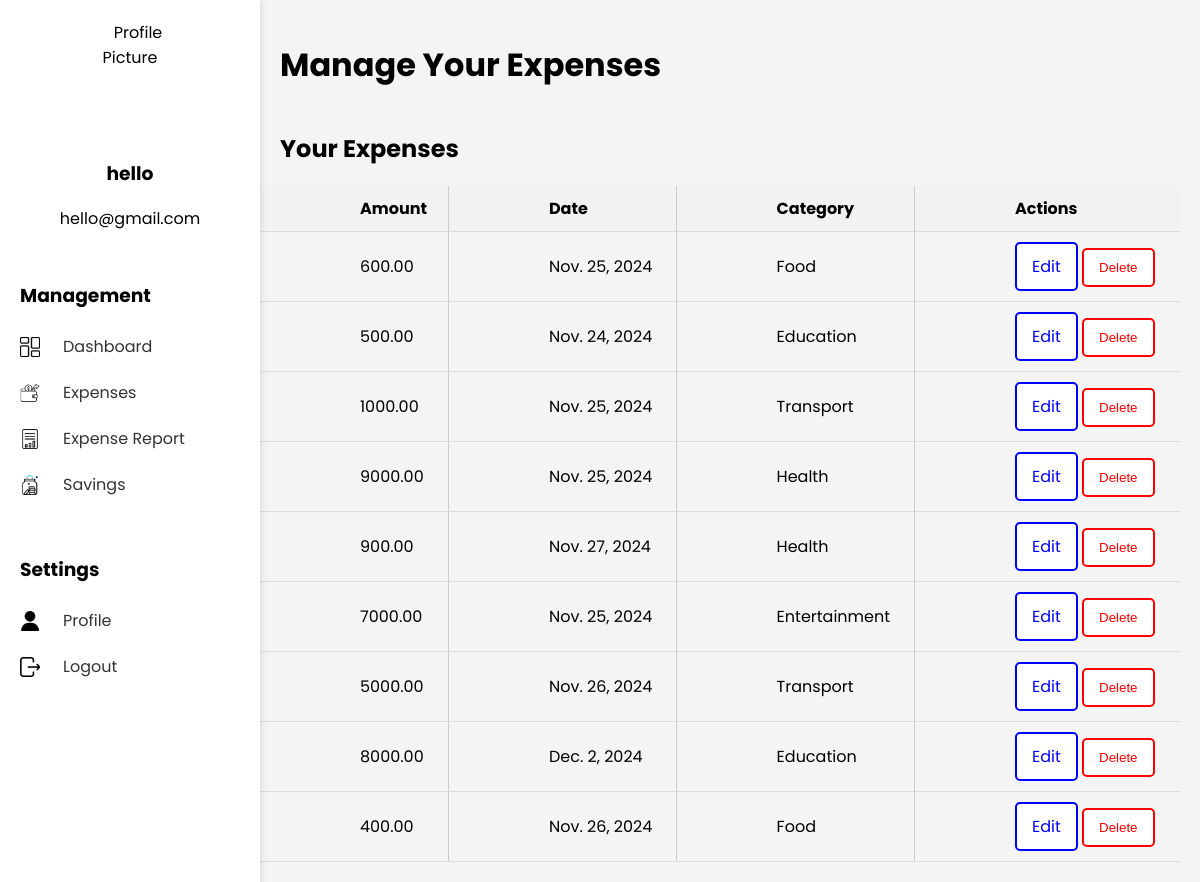
Before: /ExpenseSystem/manage_expense/ (signed in) with the older database file.
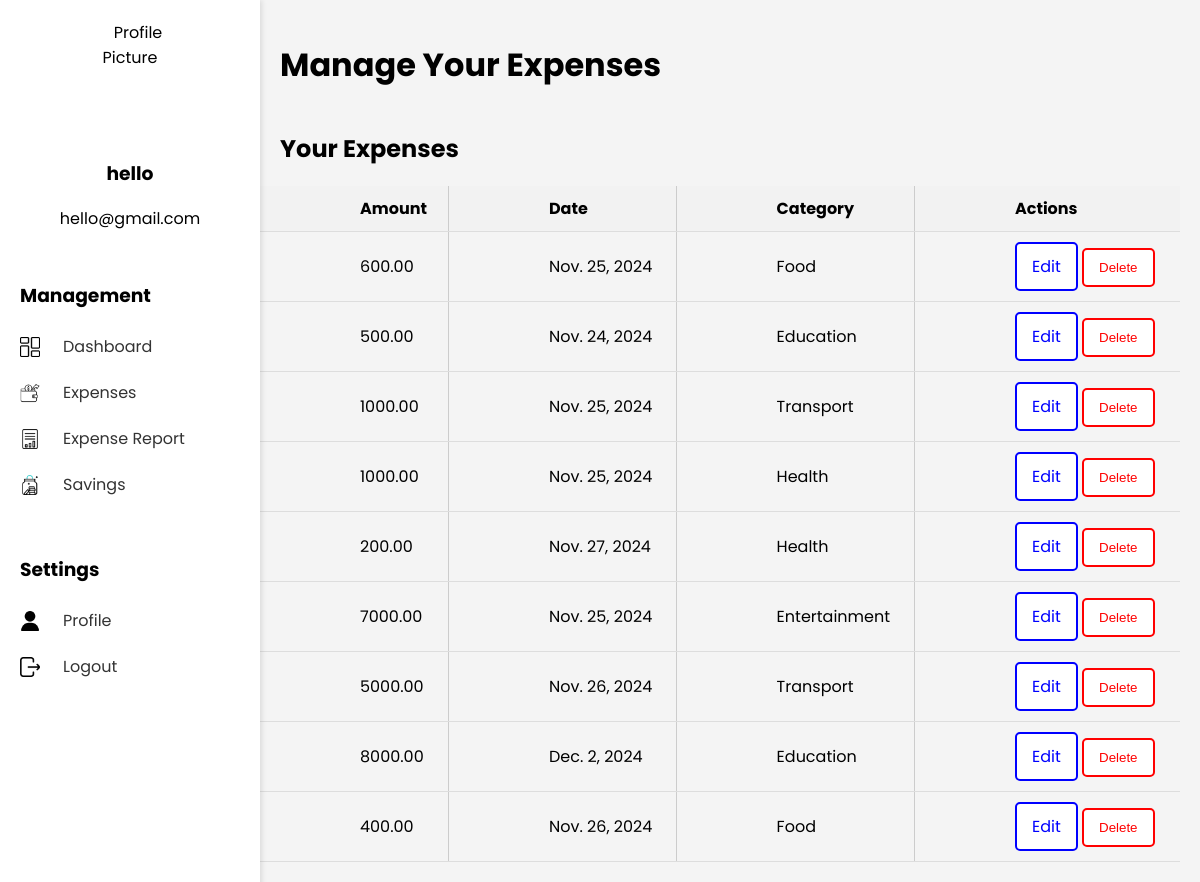
After: the same page with the newer database file.
### ExpenseSystem/models.py (models this page shows, shortened)
class Expense(models.Model):
    amount = models.DecimalField(max_digits=10, decimal_places=2)
    date = models.DateField()
    category = models.ForeignKey(Category, on_delete=models.CASCADE)
    user = models.ForeignKey(User, on_delete=models.CASCADE)
    description = models.TextField(null=True, blank=True)  # Add the description field

class Category(models.Model):
    name = models.CharField(max_length=255)

### ExpenseSystem/views.py (the view)
# urls.py: path('manage_expense/', views.manage_expense, name='manage_expense'),
@login_required
def manage_expense(request):
    expenses = Expense.objects.all()
    return render(request, 'manage_expense.html', {'expenses': expenses})

### ExpenseSystem/templates/manage_expense.html (shortened to what this page needs)
<!DOCTYPE html>
<html lang="en">
<head>
    {% load static %}
    <link rel="stylesheet" href="{% static 'manageexpense.css' %}">
</head>
<body>
    {% include 'sidebar.html' %}
    <div class="main-dashboard">
        <div class="header">
            <h1>Manage Your Expenses</h1>
        </div>
        <div class="expense-list background-box">
            <h2>Your Expenses</h2>
            <table>
                <thead>
                    <tr>
                        <th>Amount</th>
                        <th>Date</th>
                        <th>Category</th>
                        <th>Actions</th>
                    </tr>
                </thead>
                <tbody>
                    {% for expense in expenses %}
                    <tr>
                        <td>{{ expense.amount }}</td>
                        <td>{{ expense.date }}</td>
                        <td>{{ expense.category.name }}</td>
                        <td>
                            <a href="{% url 'edit_expense' expense.id %}" class="btn btn-edit">Edit</a>
                            <form method="POST" action="{% url 'delete_expense' expense.id %}" style="display:inline;">
                                <button type="submit" class="btn btn-delete">Delete</button>
                            </form>
                        </td>
                    </tr>
                    {% empty %}
                    <tr>
                        <td colspan="4">No expenses recorded.</td>
                    </tr>
                    {% endfor %}
                </tbody>
            </table>
        </div>
    </div>
</body>
</html>

### ExpenseSystem/templates/sidebar.html
{% load static %}
<div class="sidebar">
    <div class="profile-section">
        <link rel="stylesheet" href="{% static 'sidebar.css' %}">
        <img src="{% static 'huh.jpg' %}" alt="Profile Picture" />
        <h3>{{ user.username }}</h3>
        <p>{{ user.email }}</p>
    </div>
    <div class="management-section">
        <h3>Management</h3>
        <ul>
            <li class="{% if request.resolver_match.url_name == 'dashboard' %}active{% endif %}">
                <img src="{% static 'dashboard.png' %}" alt="Dashboard Icon" class="sidebar-icon">
                <a href="{% url 'dashboard' %}">Dashboard</a>
            </li>
            <li class="{% if request.resolver_match.url_name == 'add_expense' %}active{% endif %}">
                <img src="{% static 'expenses.png' %}" alt="Add Expenses Icon" class="sidebar-icon">
                <a href="{% url 'add_expense' %}">Expenses</a>
            </li>
            <li class="{% if request.resolver_match.url_name == 'expense_report' %}active{% endif %}">
                <img src="{% static 'add_report.png' %}" alt="Expense Report Icon" class="sidebar-icon">
                <a href="{% url 'expense_report' %}">Expense Report</a>
            </li>
            <li class="{% if request.resolver_match.url_name == 'savings' %}active{% endif %}">
                <img src="{% static 'add_savings.png' %}" alt="Savings Icon" class="sidebar-icon">
                <a href="#">Savings</a>
            </li>
        </ul>
    </div>
    <div class="settings-section">
        <h3>Settings</h3>
        <ul>
            <li class="{% if request.resolver_match.url_name == 'user_profile' %}active{% endif %}">
                <img src="{% static 'user.png' %}" alt="User Icon" class="sidebar-icon">
                <a href="{% url 'user_profile' %}">Profile</a>
            </li>
            <li><img src="{% static 'exit.png' %}" alt="Logout Icon" class="sidebar-icon">
                <a href="{% url 'logout' %}" class="btn btn-secondary">Logout</a></li>
        </ul>
    </div>
</div>

### ExpenseSystem/static/manageexpense.css (style rules this page uses)
body { font-family: Poppins, sans-serif; background-color: #f4f4f4; margin: 0; padding: 0; }
.main-dashboard { margin-left: 240px; padding: 20px; }
.header { display: flex; justify-content: space-between; align-items: center; margin-bottom: 20px; }
.header h1 { font-size: 2em; margin-left: 20px; }
.expense-list h2 { margin-left: 20px; }
table { width: 100%; border-collapse: collapse; }
th, td { padding: 10px; padding-left: 100px; text-align: left; border-bottom: 1px solid #ddd; }
th { background-color: #f2f2f2; border-right: 1px solid #ccc; }
td { border-right: 1px solid #ccc; }
th:last-child, td:last-child { border-right: none; }
.btn-edit { border: 2px solid blue; background-color: white; color: blue; padding: 10px 15px; text-decoration: none; border-radius: 5px; cursor: pointer; display: inline-block; }
.btn-delete { border: 2px solid red; background-color: white; color: red; padding: 10px 15px; text-decoration: none; border-radius: 5px; cursor: pointer; display: inline-block; }

### ExpenseSystem/static/sidebar.css (style rules this page uses)
.sidebar { width: 220px; background-color: #ffffff; position: fixed; height: 100%; box-shadow: 2px 0 5px rgba(0,0,0,0.1); padding: 20px; overflow: hidden; }
.profile-section { text-align: center; }
.profile-section img { border-radius: 50%; width: 120px; height: 120px; display: block; margin: 0 auto; }
.management-section, .settings-section { margin-top: 50px; }
.management-section h3, .settings-section h3 { margin-bottom: 10px; }
.management-section ul, .settings-section ul { list-style-type: none; padding: 0; }
.management-section li, .settings-section li { display: flex; align-items: center; margin: 5px 0; }
.sidebar-icon { width: 20px; height: 20px; margin-right: 15px; margin-top: 5px; margin-bottom: 5px; vertical-align: middle; }
.management-section li a, .settings-section li a { text-decoration: none; color: #333; padding: 8px; display: block; }

Changed rows visible on the page:
changed Expense (number 4 of 9 on the later page): amount "9000.00" → "1000.00"
changed Expense "Nov. 27, 2024": amount "900.00" → "200.00"
